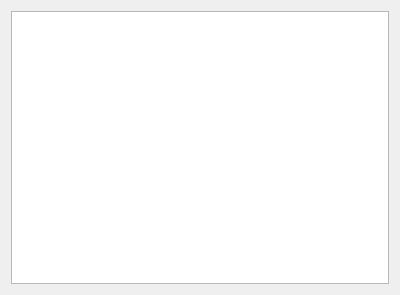
<?xml version="1.0" encoding="UTF-8"?>
<ui version="4.0">
 <class>OptimizerConfigEditor</class>
 <widget class="QWidget" name="OptimizerConfigEditor">
  <property name="geometry">
   <rect>
    <x>0</x>
    <y>0</y>
    <width>400</width>
    <height>295</height>
   </rect>
  </property>
  <property name="windowTitle">
   <string>Form</string>
  </property>
  <layout class="QHBoxLayout" name="horizontalLayout" stretch="0">
   <item>
    <widget class="QListView" name="list_view"/>
   </item>
  </layout>
 </widget>
 <resources/>
 <connections/>
</ui>
